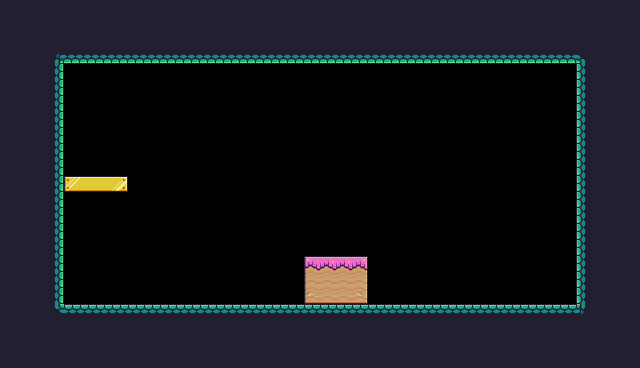

Below is a game level as drawn by its tile map, then a one-line description and the .tmx file that defines it, in full:
An orthogonal 40x23 tile map with 16x16 px tiles, 1 tile layer (Background) and 17 objects (6x Fruits, 2x BlueBird, Checkpoint, Player, Rino).

<map version="1.10" tiledversion="1.11.1" orientation="orthogonal" renderorder="right-down" width="40" height="23" tilewidth="16" tileheight="16" infinite="0" nextlayerid="4" nextobjectid="134">
 <tileset firstgid="1" source="PixelAdventure.tsx" />
 <layer id="1" name="Background" width="40" height="23">
  <data encoding="csv">
112,112,112,112,112,112,112,112,112,112,112,112,112,112,112,112,112,112,112,112,112,112,112,112,112,112,112,112,112,112,112,112,112,112,112,112,112,112,112,112,
112,112,112,112,112,112,112,112,112,112,112,112,112,112,112,112,112,112,112,112,112,112,112,112,112,112,112,112,112,112,112,112,112,112,112,112,112,112,112,112,
112,112,112,112,112,112,112,112,112,112,112,112,112,112,112,112,112,112,112,112,112,112,112,112,112,112,112,112,112,112,112,112,112,112,112,112,112,112,112,112,
112,112,112,180,222,222,222,222,222,222,222,222,222,222,222,222,222,222,222,222,222,222,222,222,222,222,222,222,222,222,222,222,222,222,222,222,181,112,112,112,
112,112,112,201,71,71,71,71,71,71,71,71,71,71,71,71,71,71,71,71,71,71,71,71,71,71,71,71,71,71,71,71,71,71,71,71,199,112,112,112,
112,112,112,201,71,71,71,71,71,71,71,71,71,71,71,71,71,71,71,71,71,71,71,71,71,71,71,71,71,71,71,71,71,71,71,71,199,112,112,112,
112,112,112,201,0,0,0,71,0,71,71,71,71,71,71,71,71,71,71,71,71,71,71,71,71,71,71,71,71,71,71,71,71,71,71,71,199,112,112,112,
112,112,112,201,0,0,0,71,0,71,71,71,71,71,71,71,71,71,71,71,71,71,71,71,71,71,71,71,71,71,71,71,0,0,0,0,199,112,112,112,
112,112,112,201,0,0,0,71,0,71,71,71,71,71,71,71,71,71,71,71,71,71,71,71,71,71,71,71,71,71,71,71,71,0,0,0,199,112,112,112,
112,112,112,201,71,71,0,0,0,0,0,0,0,0,0,0,0,0,0,0,0,0,0,0,0,0,0,0,0,0,0,0,0,71,71,71,199,112,112,112,
112,112,112,201,71,71,0,0,0,0,0,0,0,0,0,0,0,0,0,0,0,0,0,0,0,0,0,0,0,0,0,0,0,71,71,71,199,112,112,112,
112,112,112,201,194,195,195,196,0,0,0,0,0,0,0,0,0,0,0,0,0,0,0,0,0,0,0,0,0,0,0,0,0,71,71,71,199,112,112,112,
112,112,112,201,71,71,0,0,0,0,0,0,0,0,0,0,0,0,0,0,0,0,0,0,0,0,0,0,0,0,0,0,0,0,71,71,199,112,112,112,
112,112,112,201,71,71,0,0,0,0,0,0,0,0,0,0,0,0,0,0,0,0,0,0,0,0,0,0,0,0,0,0,0,0,0,0,199,112,112,112,
112,112,112,201,71,71,0,0,0,0,0,0,0,0,0,0,0,0,0,0,0,0,0,0,0,0,0,0,0,0,0,0,0,0,0,0,199,112,112,112,
112,112,112,201,0,71,0,0,0,0,0,0,0,0,0,0,0,0,0,0,0,0,0,0,0,0,0,0,0,0,0,0,0,0,0,0,199,112,112,112,
112,112,112,201,0,0,0,0,0,0,0,0,0,0,0,0,0,0,0,183,184,184,185,0,0,0,0,0,0,0,0,0,0,0,0,0,199,112,112,112,
112,112,112,201,0,0,0,0,0,0,0,0,71,71,71,71,71,71,0,205,206,206,207,71,0,0,0,0,0,0,0,0,0,0,0,0,199,112,112,112,
112,112,112,201,0,0,0,0,0,0,0,71,71,71,71,71,71,71,0,227,228,228,229,71,0,0,0,0,0,0,0,0,0,0,0,0,199,112,112,112,
112,112,112,202,178,178,178,178,178,178,178,178,178,178,178,178,178,178,178,178,178,178,178,178,178,178,178,178,178,178,178,178,178,178,178,178,203,112,112,112,
112,112,112,112,112,112,112,112,112,112,112,112,112,112,112,112,112,112,112,112,112,112,112,112,112,112,112,112,112,112,112,112,112,112,112,112,112,112,112,112,
112,112,112,112,112,112,112,112,112,112,112,112,112,112,112,112,112,112,112,112,112,112,112,112,112,112,112,112,112,112,112,112,112,112,112,112,112,112,112,112,
112,112,112,112,112,112,112,112,112,112,112,112,112,112,112,112,112,112,112,112,112,112,112,112,112,112,112,112,112,112,112,112,112,112,112,112,112,112,112,112
</data>
 </layer>
 <objectgroup id="2" name="SpawnPoints" class="SpawnPoints">
  <object id="41" name="Checkpoint" type="Checkpoint" x="64" y="112" width="64" height="64" />
  <object id="114" name="Player" type="Player" x="144" y="272" width="32" height="32" />
  <object id="119" name="Rino" type="Rino" x="448" y="272" width="48" height="32">
   <properties>
    <property name="facingDirection" value="right" />
   </properties>
  </object>
  <object id="123" name="Kiwi" type="Fruits" x="544" y="272" width="32" height="32" />
  <object id="125" name="Kiwi" type="Fruits" x="512" y="272" width="32" height="32" />
  <object id="126" name="Kiwi" type="Fruits" x="528" y="240" width="32" height="32" />
  <object id="127" name="Kiwi" type="Fruits" x="384" y="272" width="32" height="32" />
  <object id="128" name="Kiwi" type="Fruits" x="304" y="144" width="32" height="32" />
  <object id="129" name="Kiwi" type="Fruits" x="336" y="144" width="32" height="32" />
  <object id="130" name="BlueBird" type="BlueBird" x="176" y="160" width="32" height="32">
   <properties>
    <property name="offNeg" type="float" value="3" />
    <property name="offPos" type="float" value="5" />
   </properties>
  </object>
  <object id="133" name="BlueBird" type="BlueBird" x="320" y="176" width="32" height="32">
   <properties>
    <property name="offNeg" type="float" value="3" />
    <property name="offPos" type="float" value="3" />
   </properties>
  </object>
 </objectgroup>
 <objectgroup id="3" name="Collisions">
  <object id="2" x="48" y="48" width="16" height="272" />
  <object id="3" x="64" y="48" width="512" height="16" />
  <object id="4" x="576" y="48" width="16" height="272" />
  <object id="5" x="64" y="304" width="512" height="16" />
  <object id="116" x="304" y="256" width="64" height="48" />
  <object id="117" x="64" y="176" width="64" height="16" />
 </objectgroup>
</map>
